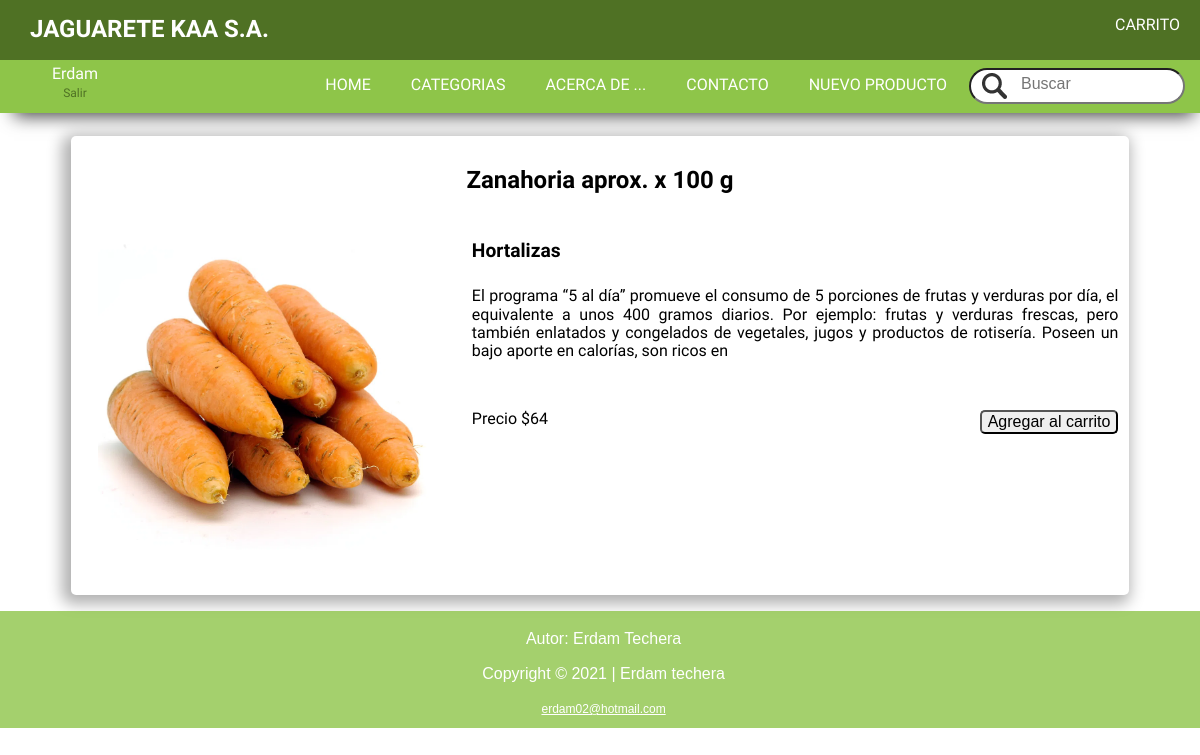
Screenshot of /productos/1 (signed in) with the database file from the repository.
### JAGUARETE/models.py (models this page shows, shortened)
class Producto(models.Model):
    titulo = models.CharField(max_length=50)
    imagen = models.ImageField(upload_to="_img", null=True)
    descripcion = models.CharField(max_length=500)
    precio = models.IntegerField()
    categoria = models.ForeignKey(Categoria, null=False, blank=False, on_delete=models.CASCADE)

class Categoria(models.Model):
    nombre= models.CharField(max_length=120, default="")
    def __str__(self):
       return f"{self.nombre}"

### JAGUARETE/views.py (the view)
# urls.py: path('productos/<int:producto_id>', views.productos, name="productos"),
def productos(request, producto_id):
    producto = Producto.objects.get(id=producto_id)
    categoria = Categoria.objects.all()
    return render(request, "JAGUARETE/producto.html",{
        "titulo": "producto",
        "producto": producto,
        "categorias": categoria
    })

### JAGUARETE/templates/JAGUARETE/producto.html (shortened to what this page needs)
{% extends "JAGUARETE/layout.html" %}
 {% block main %}
{% load static %}
      <main>
         <section>
            <article id="articuloSecundario">
               <h2 class="centrar"> {% if producto %} {{ producto.titulo }} {% else %} Titulo del producto{% endif %}</h2>
               <div  class="flexCaja">
                <div id="imagen"> {% if producto %}  <img src="{{producto.imagen.url}}" alt=""> {% else %}<img src="{% static '_img/iconos/foto.png' %}" alt="">{% endif %}</div>
                <div id="descripcion"><h4>{% if producto %} {{ producto.categoria }} {% else %} Categoría{% endif %}</h4>
                {% if producto %} {{ producto.descripcion }} {% endif %}
                    <p></p>
           <div id="precio">Precio{% if producto %} ${{ producto.precio }} {% else %} $xxxxx{% endif %} <input type="button" value="Agregar al carrito"></div>
                </div>
                </div>
            </article>
         </section>
      </main>
 {% endblock %}

### JAGUARETE/templates/JAGUARETE/layout.html (shortened to what this page needs)
<!doctype html>
{% load static %}
<html lang="es">
   <head>
      <link rel="stylesheet"  href="{% static '_css/estilo.css' %}">
   </head>
   <body>
      <header>
         <div id="encabezado">
            <a href="{% url 'url:index' %}" >
               <h1>JAGUARETE KAA S.A.</h1>
            </a>
            <ul >
               <li><a href="{% url 'url:carrito' %}" class="seleccion">CARRITO</a></li>
            </ul>
         </div>
          {% if user.is_authenticated %}
         <div id="usuario">{{ user.get_username }}<p><a href="{% url 'logout'%}">Salir</a></p></div>
        {% endif %}
         <nav class="menu">
            <ul>
               <li><a href="{% url 'url:index' %}" class="seleccion">HOME</a></li>
               <li>
                  <a href="" class="seleccion">CATEGORIAS</a>
               </li>
               <li><a href="{% url 'url:acercaDe' %}" class="seleccion">ACERCA DE ...</a></li>
               <li><a href="mailto:soyelcorreo@jaguarete.com" class="seleccion">CONTACTO</a></li>
               <li><a href="{% url 'url:producto' %}" class="seleccion">NUEVO PRODUCTO</a></li>
               <li>
                  <form class="buscador">
                     <input type="search" name="buscar" placeholder="Buscar">
                  </form>
               </li>
            </ul>
         </nav>
      </header>
         {% block main %}
         {% endblock %}
    <footer> <p>Autor: Erdam Techera</p>
   <p>Copyright © 2021 | Erdam techera </p>
   <p><a href="mailto:erdam02@hotmail.com">erdam02@hotmail.com</a></p></footer>
   </body>
</html>

### JAGUARETE/static/_css/estilo.css (style rules this page uses)
:root { --colorEncabezado: rgb(79, 113, 36); --colorPagina: rgb(142, 197, 73); --colorTexto: #77837F; --colorFooter: rgba(142, 197, 73, .8); --colorBotonHover: rgba(142, 197, 73, .5); --colorBlanco: white; --menuUser: rgba(142, 197, 73, .8); --transparente:rgba(0, 0, 0, 0.75); }
body { font-family: 'Lemonada', cursive; }
header { background: var(--colorPagina); box-shadow: 4px 13px 17px -10px rgba(0,0,0,0.75); -webkit-box-shadow: 4px 13px 17px -10px rgba(0,0,0,0.75); -moz-box-shadow: 4px 13px 17px -10px rgba(0,0,0,0.75); width: 100%; }
main { width: 100%; padding-top: 1%; padding-bottom: .3%; : }
section { width: 90%; margin: 0 auto 1% auto; }
footer { position: relative; width: 100%; height: 110px; text-align: center; padding: .3%; background: var(--colorFooter); font-family: Verdana, Geneva, sans-serif; color: var(--colorBlanco); }
footer a { font-size:12px; color:var(--colorBlanco); }
#articuloSecundario p { padding-bottom: 13px; padding: 10px; }

### JAGUARETE/static/_css/menu.css (style rules this page uses)
#encabezado { position: relative; background: var(--colorEncabezado); z-index: 3; }
.menu ul, #encabezado, #encabezado ul { width: 100%; margin: 0; padding: 0; list-style: none; display: flex; justify-content: flex-end; }
#encabezado h1 { font-size: 24px; display: block; width: 290px; padding-left: 30px; color: var(--colorBlanco); }
#encabezado a { text-decoration: none; }
.menu li .seleccion, #encabezado li .seleccion { display: block; padding: 15px 20px; margin-top: 1px; text-decoration: none; text-align: center; color: var(--colorBlanco); transition: all .5s; }
#usuario { position: absolute; top: 65px; width: 150px; text-transform: capitalize; color: var(--colorBlanco); text-align: center; }
#usuario p { position: relative; top: -7px; display: block; line-height: 0; }
#usuario p a { text-decoration: none; color: var(--colorEncabezado); font-size: 12px; }

### JAGUARETE/static/_css/buscador.css (style rules this page uses)
.buscador { padding: 8px 15px 9px 2px; }
input[type="search"] { width: width: 250px; background: var(--colorBlanco) url('../_img/iconos/icon-lupa.webp') no-repeat 10px center; padding: 5px 5px 9px 0; border-radius: 15em; transition: all .5s; outline: none; }
input::placeholder { padding-left: 50px; transition: all .5s; }

### JAGUARETE/static/_css/articulos.css (style rules this page uses)
#articuloSecundario { padding: 1%; }
input[type="button"] { display: block; cursor: pointer; border-radius: 5px; }
article { margin: 1%; background: var(--colorBlanco); border-radius: 5px; -webkit-box-shadow: -4px 4px 15px 5px rgba(0,0,0,0.31); box-shadow: -4px 4px 15px 5px rgba(0,0,0,0.31); }

### JAGUARETE/static/_css/productos.css (style rules this page uses)
.centrar { text-align: center; }
.flexCaja { display: flex; width: 100%; }
#imagen { width: 40%; }
#imagen img { object-fit: contain; width: 90%; margin: 4.5%; }
#descripcion { width: 70%; padding-left: 2%; text-align: justify; texto-justify: inter-palabra; }
#descripcion p { font-size: .9em; }
#descripcion h4 { font-size: 1.2em; }
#precio { width: 100%; padding-right: 3%; }
#precio input[type="button"] { float: right; }

### rows the page displays
Producto: titulo "Zanahoria aprox. x 100 g", imagen (picture), categoria "Hortalizas", descripcion "El programa “5 al día” promueve el consumo de 5 porciones de frutas y verduras por día, el equivalente a unos 400 gramos diarios. Por ejemplo: frutas y verduras frescas, pero también enlatados y congelados de vegetales, jugos y productos de rotisería. Poseen un bajo aporte en calorías, son ricos en", precio "64"

### other values shown
{{ user.get_username }} "Erdam"
